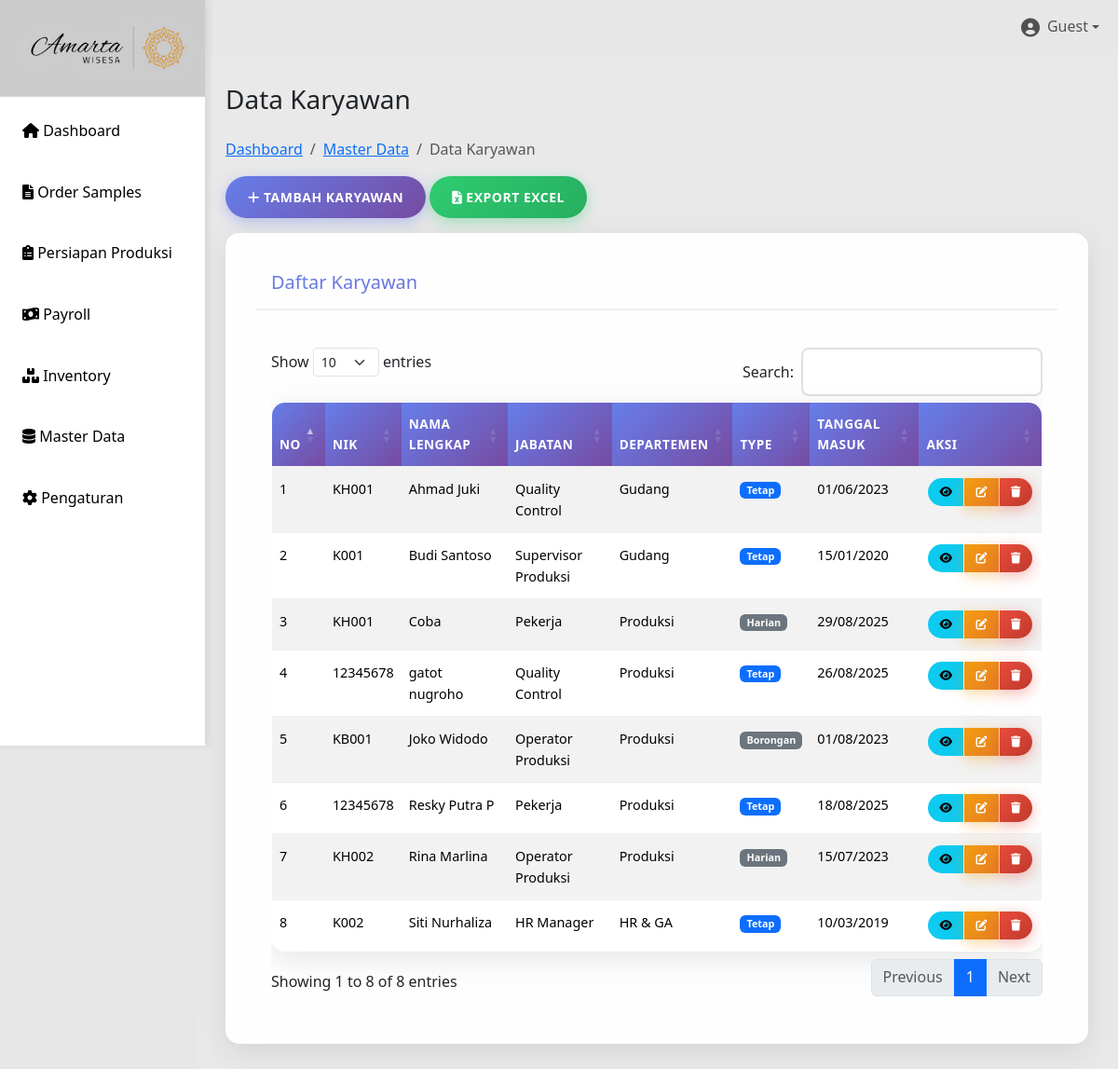
/data-karyawan.php, run on an earlier commit of the app's database.
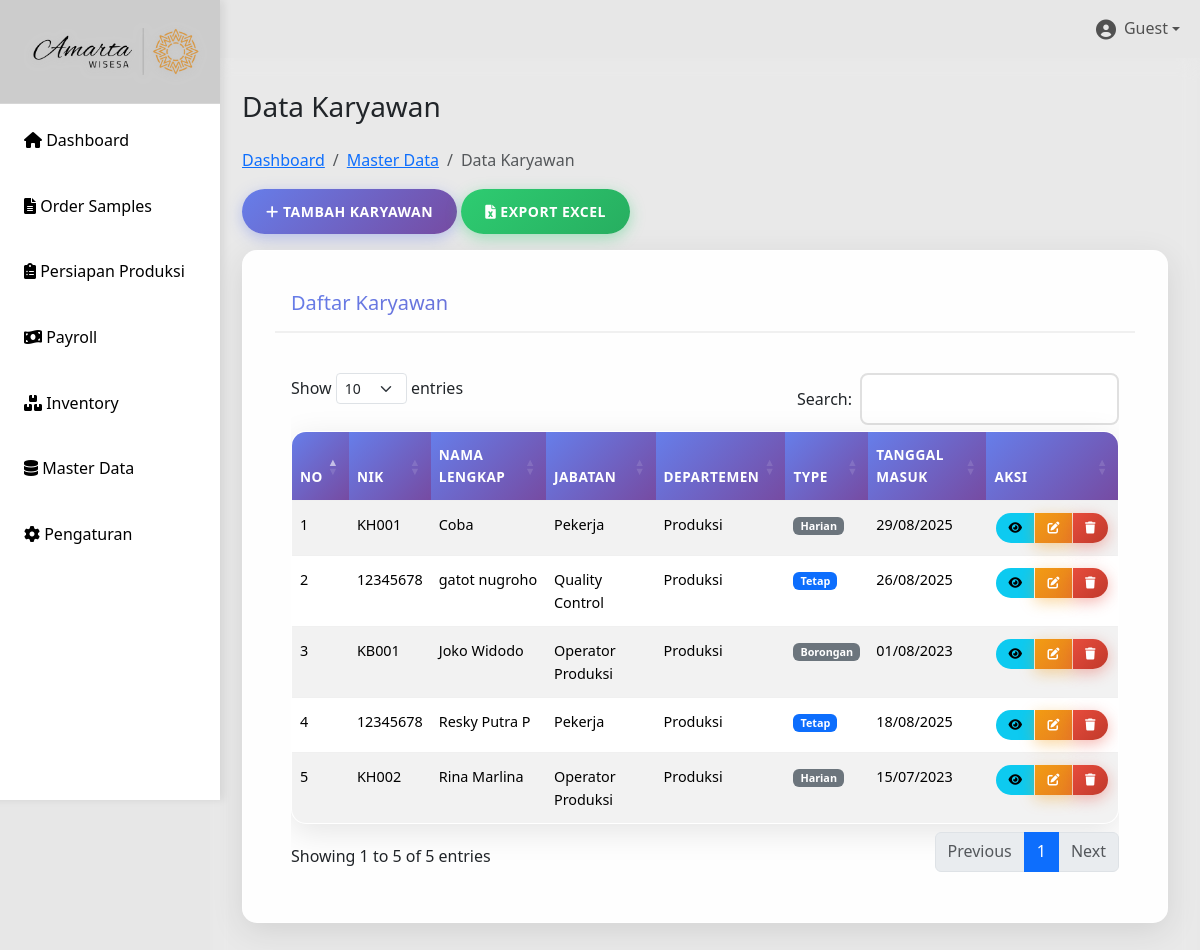
And on a later commit of the database.
### tables this page shows
CREATE TABLE `karyawan` (
  `id` int(11) UNSIGNED NOT NULL,
  `nik` varchar(200) NOT NULL,
  `nama_lengkap` varchar(100) NOT NULL,
  `jenis_kelamin` enum('L','P') NOT NULL,
  `tempat_lahir` varchar(50) DEFAULT NULL,
  `tanggal_lahir` date DEFAULT NULL,
  `alamat` text DEFAULT NULL,
  `no_telepon` varchar(20) DEFAULT NULL,
  `email` varchar(100) DEFAULT NULL,
  `type_karyawan` enum('tetap','harian','borongan') NOT NULL,
  `status_karyawan` enum('aktif','nonaktif','cuti','keluar') DEFAULT 'aktif',
  `tanggal_masuk` date NOT NULL,
  `tanggal_keluar` date DEFAULT NULL,
  `id_jabatan` int(11) DEFAULT NULL,
  `id_departemen` int(11) DEFAULT NULL,
  `foto` varchar(255) DEFAULT NULL,
  `created_at` timestamp NOT NULL DEFAULT current_timestamp(),
  `updated_at` timestamp NOT NULL DEFAULT current_timestamp() ON UPDATE current_timestamp()
);

CREATE TABLE `jabatan` (
  `id` int(11) NOT NULL,
  `nama_jabatan` varchar(100) NOT NULL,
  `deskripsi` text DEFAULT NULL,
  `created_at` timestamp NOT NULL DEFAULT current_timestamp(),
  `updated_at` timestamp NOT NULL DEFAULT current_timestamp() ON UPDATE current_timestamp()
);

CREATE TABLE `departemen` (
  `id` int(11) NOT NULL,
  `nama_departemen` varchar(100) NOT NULL,
  `deskripsi` text DEFAULT NULL,
  `created_at` timestamp NOT NULL DEFAULT current_timestamp(),
  `updated_at` timestamp NOT NULL DEFAULT current_timestamp() ON UPDATE current_timestamp()
);

### data-karyawan.php (the view, shortened to what this page needs)
<?php
include 'config/db.php';
include 'includes/header.php';
$sql = "SELECT k.*, j.nama_jabatan, d.nama_departemen
        FROM karyawan k
        LEFT JOIN jabatan j ON k.id_jabatan = j.id
        LEFT JOIN departemen d ON k.id_departemen = d.id
        ORDER BY k.nama_lengkap";
$result = mysqli_query($conn, $sql);
$karyawanList = mysqli_fetch_all($result, MYSQLI_ASSOC);
?>
<div class="main-content">
    <div class="row">
        <div class="col-12">
            <h1 class="h3 mb-4">Data Karyawan</h1>
            <nav aria-label="breadcrumb">
                <ol class="breadcrumb">
                    <li class="breadcrumb-item"><a href="index.php">Dashboard</a></li>
                    <li class="breadcrumb-item"><a href="master-data.php">Master Data</a></li>
                    <li class="breadcrumb-item active">Data Karyawan</li>
                </ol>
            </nav>
            <div class="mb-3">
                <button type="button" class="btn btn-primary" data-bs-toggle="modal" data-bs-target="#tambahKaryawanModal">
                    <i class="fas fa-plus"></i> Tambah Karyawan
                </button>
                <button type="button" class="btn btn-success">
                    <i class="fas fa-file-excel"></i> Export Excel
                </button>
            </div>
            <div class="card">
                <div class="card-header">
                    <h5 class="card-title mb-0">Daftar Karyawan</h5>
                </div>
                <div class="card-body">
                    <div class="table-responsive">
                        <table id="tabelKaryawan" class="table table-striped table-hover" id="tabelKaryawan">
                            <thead>
                                <tr>
                                    <th>No</th>
                                    <th>NIK</th>
                                    <th>Nama Lengkap</th>
                                    <th>Jabatan</th>
                                    <th>Departemen</th>
                                    <th>Type</th>
                                    <th>Tanggal Masuk</th>
                                    <th>Aksi</th>
                                </tr>
                            </thead>
                            <tbody>
                                <?php $no = 1; foreach ($karyawanList as $karyawan): ?>
                                <tr>
                                    <td><?= $no++; ?></td>
                                    <td><?= htmlspecialchars($karyawan['nik']); ?></td>
                                    <td><?= htmlspecialchars($karyawan['nama_lengkap']); ?></td>
                                    <td><?= htmlspecialchars($karyawan['nama_jabatan']); ?></td>
                                    <td><?= htmlspecialchars($karyawan['nama_departemen']); ?></td>
                                    <td>
                                        <span class="badge bg-<?= $karyawan['type_karyawan'] == 'tetap' ? 'primary' : 'secondary'; ?>">
                                            <?= ucfirst($karyawan['type_karyawan']); ?>
                                        </span>
                                    </td>
                                    <td><?= date('d/m/Y', strtotime($karyawan['tanggal_masuk'])); ?></td>
                                    <td>
                                        <div class="btn-group btn-group-sm" role="group">
                                            <a href="detail-karyawan.php?id=<?= $karyawan['id']; ?>" class="btn btn-sm btn-info">
                                                <i class="fas fa-eye"></i>
                                            </a>
                                            <a href="edit-karyawan.php?id=<?= $karyawan['id']; ?>" class="btn btn-sm btn-warning">
                                                <i class="fas fa-edit"></i>
                                            </a>
                                            <button type="button" class="btn btn-sm btn-danger" onclick="hapusKaryawan(<?= $karyawan['id']; ?>)">
                                                <i class="fas fa-trash"></i>
                                            </button>
                                        </div>
                                    </td>
                                </tr>
                                <?php endforeach; ?>
                            </tbody>
                        </table>
                    </div>
                </div>
            </div>
        </div>
    </div>
</div>
<?php
include 'includes/footer.php';
?>

### includes/header.php (shortened to what this page needs)
<!DOCTYPE html>
<html lang="id">
<head>
    <link href="https://cdn.jsdelivr.net/npm/bootstrap@5.3.3/dist/css/bootstrap.min.css" rel="stylesheet">
    <link href="https://cdnjs.cloudflare.com/ajax/libs/font-awesome/6.0.0/css/all.min.css" rel="stylesheet">
    <link href="https://cdn.datatables.net/1.13.7/css/dataTables.bootstrap5.min.css" rel="stylesheet">
    <link rel="stylesheet" href="css/style.css">
</head>
<body>
    <?php include 'navbar.php'; ?>
    <?php include 'sidebar.php';?>

### includes/navbar.php (shortened to what this page needs)
<nav class="navbar navbar-expand ">
        <div class="container-fluid">
            <span class="navbar-brand">CV. Amarta Wisesa</span>
            <ul class="navbar-nav ms-auto">
                <li class="nav-item dropdown">
                    <a class="nav-link dropdown-toggle d-flex align-items-center" href="#" role="button" data-bs-toggle="dropdown">
                        <i class="fas fa-user-circle fa-lg me-2"></i>
                        <?php echo htmlspecialchars($_SESSION['username'] ?? 'Guest'); ?>
                    </a>
                </li>
            </ul>
        </div>
    </nav>

### includes/sidebar.php
<nav class="sidebar" id="sidebar">
    <div class="sidebar-header">
        <img src="img/amarta-wisesa.png" alt="Amarta Wisesa Logo" class="sidebar-logo">
    </div>
    <ul class="sidebar-nav">
        <li>
            <a href="index.php" class="nav-link <?php echo basename($_SERVER['PHP_SELF']) == 'index.php' ? 'active' : ''; ?>">
                <i class="fas fa-home"></i>
                Dashboard
            </a>
        </li>
        <li>
            <a href="sps-sample.php" class="nav-link <?php echo basename($_SERVER['PHP_SELF']) == 'sps-sample.php' ? 'active' : ''; ?>">
                <i class="fas fa-file-alt"></i>
                Order Samples
            </a>
        </li>
        <li>
            <a href="persiapan.php" class="nav-link <?php echo basename($_SERVER['PHP_SELF']) == 'persiapan.php' ? 'active' : ''; ?>">
                <i class="fas fa-clipboard-list"></i>
                Persiapan Produksi
            </a>
        </li>
        <li>
            <a href="payroll.php" class="nav-link <?php echo basename($_SERVER['PHP_SELF']) == 'payroll.php' ? 'active' : ''; ?>">
                <i class="fas fa-money-bill-wave"></i>
                Payroll
            </a>
        </li>
        <li>
            <a href="inventory.php" class="nav-link <?php echo basename($_SERVER['PHP_SELF']) == 'inventory.php' ? 'active' : ''; ?>">
                <i class="fas fa-boxes"></i>
                Inventory
            </a>
        </li>
        <li>
            <a href="master-data.php" class="nav-link <?php echo basename($_SERVER['PHP_SELF']) == 'master-data.php' ? 'active' : ''; ?>">
                <i class="fas fa-database"></i>
                Master Data
            </a>
        </li>
        <li>
            <a href="pengaturan.php" class="nav-link <?php echo basename($_SERVER['PHP_SELF']) == 'pengaturan.php' ? 'active' : ''; ?>">
                <i class="fas fa-cog"></i>
                Pengaturan
            </a>
        </li>
    </ul>
</nav>

### includes/footer.php (shortened to what this page needs)
</body>
</html>

### css/style.css (style rules this page uses)
* { margin: 0; padding: 0; box-sizing: border-box; }
body { font-family: 'Segoe UI', Tahoma, Geneva, Verdana, sans-serif; background: #e7e7e7ff; min-height: 100vh; line-height: 1.6; }
.sidebar { background: #ffffff; width: 260px; height: 100vh; position: fixed; left: -40px; top: 0; padding-top: 0; box-shadow: 4px 0 8px rgba(0,0,0,0.08); overflow-y: auto; transition: all 0.3s cubic-bezier(0.4, 0, 0.2, 1); z-index: 1000; }
.sidebar::before { content: ''; position: absolute; top: 0; left: 0; right: 0; bottom: 0; background: linear-gradient(45deg, rgba(255,255,255,0.3) 0%, rgba(255,255,255,0.1) 50%, rgba(255,255,255,0.2) 100%); pointer-events: none; }
.sidebar-header { background: rgba(0,0,0,0.2); padding: 1.5rem 1rem; text-align: left; backdrop-filter: blur(10px); border-bottom: 1px solid rgba(255,255,255,0.2); }
.sidebar-logo { width: 100%; max-width: 180px; height: auto; margin-left : 50px; transition: all 0.3s ease; filter: drop-shadow(0 2px 4px rgba(189, 189, 189, 0.72)); }
.sidebar ul { list-style: none; }
.sidebar ul li { margin: 0.5rem 1rem; border-radius: 8px; overflow: hidden; transition: all 0.3s ease; }
.sidebar ul li a { color: #000000; text-decoration: none; display: block; padding: 1rem; transition: all 0.3s ease; position: relative; overflow: hidden; }
.sidebar ul li a::before { content: ''; position: absolute; top: 0; left: -100%; width: 100%; height: 100%; background: linear-gradient(90deg, transparent, rgba(255,255,255,0.2), transparent); transition: left 0.5s; }
.main-content { margin-left: 210px; padding: 2rem; background: rgba(255,255,255,0.1); backdrop-filter: blur(10px); min-height: 100vh; }
.card { background: rgba(255,255,255,0.95); border-radius: 15px; padding: 2rem; margin-bottom: 1.5rem; box-shadow: 0 8px 32px rgba(0,0,0,0.1); backdrop-filter: blur(10px); border: 1px solid rgba(255,255,255,0.2); transition: transform 0.3s ease, box-shadow 0.3s ease; }
.card-header { border-bottom: 2px solid #f0f0f0; padding-bottom: 1rem; margin-bottom: 1.5rem; background: linear-gradient(135deg, #667eea, #764ba2); -webkit-background-clip: text; -webkit-text-fill-color: transparent; background-clip: text; }
.table { width: 100%; border-collapse: separate; border-spacing: 0; background: white; border-radius: 15px; overflow: hidden; box-shadow: 0 8px 32px rgba(0,0,0,0.1); border: 1px solid rgba(255,255,255,0.2); }
.table th, .table td { padding: 12px 8px; text-align: left; border-bottom: 1px solid #f0f0f0; font-size: 0.9rem; }
.table th { background: linear-gradient(135deg, #667eea, #764ba2); color: white; font-weight: 600; text-transform: uppercase; letter-spacing: 0.5px; font-size: 0.85rem; }
.table tr { transition: all 0.3s ease; }
.table tr:last-child td { border-bottom: none; }
.table .btn { padding: 6px 12px; font-size: 12px; border-radius: 20px; margin: 0 2px; }
.table .btn i { font-size: 12px; }
.btn { padding: 12px 24px; border: none; border-radius: 25px; cursor: pointer; text-decoration: none; display: inline-block; font-size: 14px; font-weight: 600; text-transform: uppercase; letter-spacing: 0.5px; transition: all 0.3s ease; position: relative; overflow: hidden; }
.btn::before { content: ''; position: absolute; top: 50%; left: 50%; width: 0; height: 0; background: rgba(255,255,255,0.2); border-radius: 50%; transform: translate(-50%, -50%); transition: width 0.6s, height 0.6s; }
.btn-primary { background: linear-gradient(135deg, #667eea, #764ba2); color: white; box-shadow: 0 4px 15px rgba(102,126,234,0.4); }
.btn-success { background: linear-gradient(135deg, #2ecc71, #27ae60); color: white; box-shadow: 0 4px 15px rgba(46,204,113,0.4); }
.btn-danger { background: linear-gradient(135deg, #e74c3c, #c0392b); color: white; box-shadow: 0 4px 15px rgba(231,76,60,0.4); }
.btn-warning { background: linear-gradient(135deg, #f39c12, #e67e22); color: white; box-shadow: 0 4px 15px rgba(243,156,18,0.4); }
.mb-3 { margin-bottom: 1.5rem; }
.card { animation: fadeInUp 0.6s ease-out; }

What changed in the data, as far as the page shows it:
removed karyawan: nik "KH001", nama_lengkap "Ahmad Juki", id_jabatan.nama_jabatan "Quality Control", id_departemen.nama_departemen "Gudang", type_karyawan "Tetap", tanggal_masuk "01/06/2023"
removed karyawan: nik "K001", nama_lengkap "Budi Santoso", id_jabatan.nama_jabatan "Supervisor Produksi", id_departemen.nama_departemen "Gudang", type_karyawan "Tetap", tanggal_masuk "15/01/2020"
removed karyawan: nik "K002", nama_lengkap "Siti Nurhaliza", id_jabatan.nama_jabatan "HR Manager", id_departemen.nama_departemen "HR & GA", type_karyawan "Tetap", tanggal_masuk "10/03/2019"
Also different on the page:
text written by a page script: "Show entries Search: Showing 1 to 8 of 8 entries Previous 1 Next" → "Show entries Search: Showing 1 to 5 of 5 entries Previous 1 Next"
